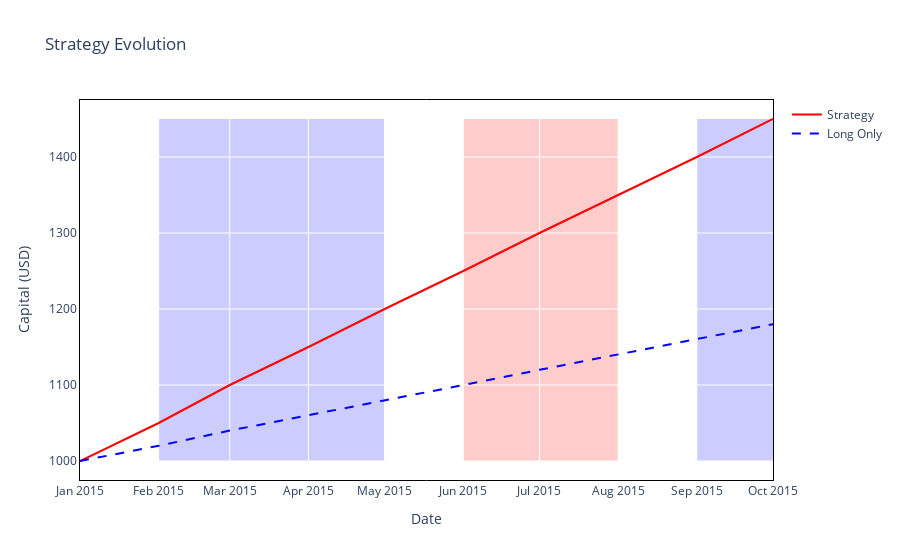

Notebook code for this chart:
### Code cell
fig = go.Figure()

# Tracer les courbes de capital
fig.add_trace(go.Scatter(
    x=dates, 
    y=capital_values, 
    mode='lines', 
    name='Strategy', 
    line=dict(color='red')
))
fig.add_trace(go.Scatter(
    x=dates, 
    y=long_only_capital_values, 
    mode='lines', 
    name='Long Only', 
    line=dict(color='blue', dash='dash')
))

# Ajouter des zones pour les positions
current_position = None
start_date = None

for idx, signal in enumerate(positions):
    if signal != current_position:
        # Fin de la zone précédente
        if current_position in ["Short", "Long"] and start_date is not None:
            fig.add_shape(
                type="rect",
                x0=start_date,
                x1=dates[idx],
                y0=min(min(capital_values), min(long_only_capital_values)),
                y1=max(max(capital_values), max(long_only_capital_values)),
                fillcolor="red" if current_position == "Short" else "blue",
                opacity=0.2,
                layer="below",
                line_width=0
            )
        # Nouvelle zone
        start_date = dates[idx]
        current_position = signal

# Ajouter une dernière zone si nécessaire
if current_position in ["Short", "Long"] and start_date is not None:
    fig.add_shape(
        type="rect",
        x0=start_date,
        x1=dates[-1],
        y0=min(min(capital_values), min(long_only_capital_values)),
        y1=max(max(capital_values), max(long_only_capital_values)),
        fillcolor="red" if current_position == "Short" else "blue",
        opacity=0.2,
        layer="below",
        line_width=0
    )

# Mettre à jour la mise en page
fig.update_layout(
    title='Strategy Evolution', 
    xaxis=dict(
        title='Date',
        showline=True,
        linecolor='black',
        linewidth=1,
        mirror=True
    ),
    yaxis=dict(
        title="Capital (USD)",
        showline=True,
        linecolor='black',
        linewidth=1,
        mirror=True
    ),
    showlegend=True, 
    plot_bgcolor='white', 
    paper_bgcolor='white'
)

# Afficher la figure
fig.show()

### Figure 1 — Plotly figure (JSON) as saved in the notebook; plotly's stock layout.template omitted (floating-point values rounded to 4 significant figures)
{"data": [{"line": {"color": "red"}, "mode": "lines", "name": "Strategy", "type": "scatter", "x": ["2015-01-01", "2015-02-01", "2015-03-01", "2015-04-01", "2015-05-01", "2015-06-01", "2015-07-01", "2015-08-01", "2015-09-01", "2015-10-01"], "y": [1000, 1050, 1100, 1150, 1200, 1250, 1300, 1350, 1400, 1450]}, {"line": {"color": "blue", "dash": "dash"}, "mode": "lines", "name": "Long Only", "type": "scatter", "x": ["2015-01-01", "2015-02-01", "2015-03-01", "2015-04-01", "2015-05-01", "2015-06-01", "2015-07-01", "2015-08-01", "2015-09-01", "2015-10-01"], "y": [1000, 1020, 1040, 1060, 1080, 1100, 1120, 1140, 1160, 1180]}], "layout": {"paper_bgcolor": "white", "plot_bgcolor": "white", "shapes": [{"fillcolor": "blue", "layer": "below", "line": {"width": 0}, "opacity": 0.2, "type": "rect", "x0": "2015-02-01", "x1": "2015-05-01", "y0": 1000, "y1": 1450}, {"fillcolor": "red", "layer": "below", "line": {"width": 0}, "opacity": 0.2, "type": "rect", "x0": "2015-06-01", "x1": "2015-08-01", "y0": 1000, "y1": 1450}, {"fillcolor": "blue", "layer": "below", "line": {"width": 0}, "opacity": 0.2, "type": "rect", "x0": "2015-09-01", "x1": "2015-10-01", "y0": 1000, "y1": 1450}], "showlegend": true, "title": {"text": "Strategy Evolution"}, "xaxis": {"linecolor": "black", "linewidth": 1, "mirror": true, "showline": true, "title": {"text": "Date"}}, "yaxis": {"linecolor": "black", "linewidth": 1, "mirror": true, "showline": true, "title": {"text": "Capital (USD)"}}}}
